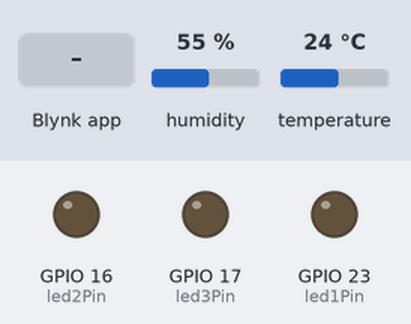
A sketch run on a simulated ESP32. Parts: output pins drawn as LEDs (lit = HIGH). The inputs (shaded band) are chosen by the test bench; at power-on: humidity 55 %, temperature 24 °C. WiFi joins after 1.5 s; servers stay silent unless stated; what the sketch prints to the serial monitor is not drawn.

Above: at 3.0 s.
3.1 s: Blynk app writes 1 to V1
At 4.3 s:
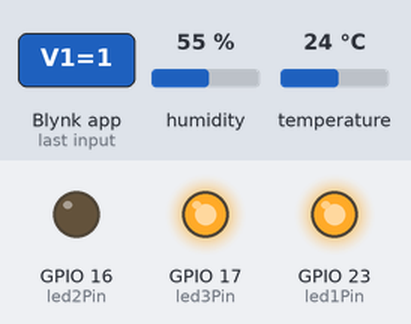
5.3 s: Blynk app writes 1 to V0
At 5.6 s:
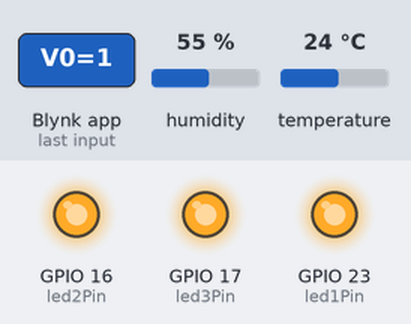
6.8 s: Blynk app writes 200 to V1
At 7.9 s:
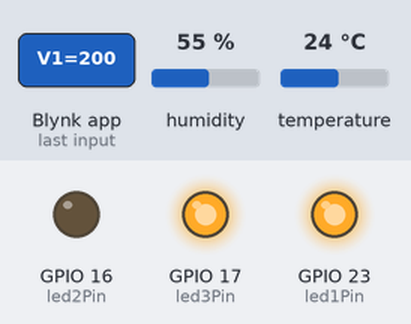
8.3 s: Blynk app writes 200 to V0
At 23.0 s:
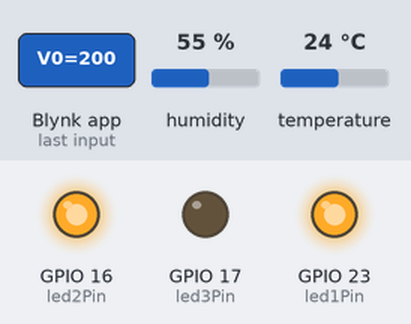
Timing chart, 0 to 23.3 s (numbered marks = the images above; inputs shaded):
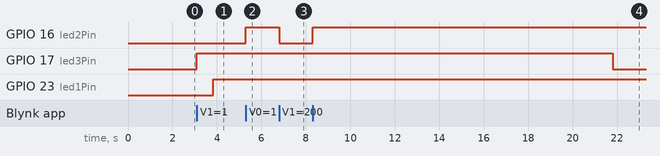

The sketch:

vent.ino
```cpp
// voeg de libraries in deze volgorde aan je code toe. Kans is vrij groot dat je anders een foutmelding krijgt
#define BLYNK_TEMPLATE_ID "user3"
#define BLYNK_TEMPLATE_NAME "user3@server.wyns.it"
#define BLYNK_PRINT Serial

#include <WiFi.h>
#include <BlynkSimpleEsp32.h>
#include <DHT.h>

/* === HARDWARE CONFIGURATIE === */
// PSEUDOCODE: Definieer fysieke aansluitingen
#define DHTPIN 4       // DHT11 data pin
#define DHTTYPE DHT11  // Sensortype
const int led1Pin = 23; // Auto-mode indicator
const int led2Pin = 16; // Handmatige modus LED
const int led3Pin = 17; // Meldings-LED (15 sec)

DHT dht(DHTPIN, DHTTYPE); // Initialiseer sensor

/* === NETWERKCONFIGURATIE === */
//Authenticatiegegevens
char auth[] = "gcuRYHN6OGti4-xxxxxxxxxxxx"; // Blynk token
char ssid[] = "x"; // WiFi netwerknaam
char pass[] = "x"; // WiFi wachtwoord

/* === GLOBALE VARIABELEN === */
//Toestandsvariabelen
float humidity, temperature; // Sensorwaarden
int humidityThreshold = 50;  // Aanpasbare drempel (%)

// PSEUDOCODE: Besturingsvariabelen
bool button1State = false;   // Knop 1 status
bool button2State = false;   // Knop 2 status
bool led2State = false;      // LED2 geheugen
unsigned long led3StartTime = 0; // Timer voor LED3
const unsigned long led3Duration = 15000; // 15 seconden

BlynkTimer timer; // Voor periodieke taken

/* === FUNCTIE: UPDATE BLYNK DATA === */
// PSEUDOCODE:
// VOER ELKE 500ms UIT:
//   1. Verzend sensorwaarden naar cloud
//   2. Verzend LED-statussen
//   3. Print debug naar serial
void updateBlynkData() {
  // Stuur sensorwaarden
  Blynk.virtualWrite(V6, humidity); // V6 = Vochtigheid
  Blynk.virtualWrite(V7, temperature); // V7 = Temperatuur

  // Stuur instellingen
  Blynk.virtualWrite(V8, humidityThreshold); // V8 = Drempel

  // Stuur LED-statussen (255=aan, 0=uit)
  Blynk.virtualWrite(V10, digitalRead(led1Pin) ? 255 : 0);
  Blynk.virtualWrite(V11, digitalRead(led2Pin) ? 255 : 0);
  Blynk.virtualWrite(V12, digitalRead(led3Pin) ? 255 : 0);

  // Debug output
  Serial.printf("Drempel: %d%%, Vochtigheid: %.1f%%, Temp: %.1f°C\n",
               humidityThreshold, humidity, temperature);
}

/* === FUNCTIE: INITIALISATIE === */

// 1. Start serial communicatie
// 2. Zet pinmodes voor LED's
// 3. Start sensor
// 4. Verbind met WiFi
// 5. Initialiseer Blynk
// 6. Stel timers in
void setup() {
  Serial.begin(115200);

  // Configureer LED-pinnen als uitvoer
  pinMode(led1Pin, OUTPUT);
  pinMode(led2Pin, OUTPUT);
  pinMode(led3Pin, OUTPUT);
  digitalWrite(led1Pin, LOW);
  digitalWrite(led2Pin, LOW);
  digitalWrite(led3Pin, LOW);

  dht.begin(); // Start DHT sensor

  //Verbind met WiFi
  Serial.print("Verbinden met WiFi...");
  WiFi.begin(ssid, pass);
  while (WiFi.status() != WL_CONNECTED) {
    delay(500);
    Serial.print(".");
  }
  Serial.println("Verbonden!");

  Blynk.begin(auth, ssid, pass, "server.wyns.it", 8081);

  // Stel periodieke taken in
  timer.setInterval(2000L, readSensorData); // Lees sensor elke 2 sec
  timer.setInterval(500L, updateBlynkData); // Update Blynk elke 0.5 sec
}

/* === HOOFDLUS === */
//
// 1. Verwerk Blynk events
// 2. Voer timertaken uit
// 3. Beheer LED3 timer
void loop() {
  Blynk.run(); // Onderhoud Blynk verbinding
  timer.run(); // Voer timertaken uit

  //  Controleer LED3 timer
  if (led3StartTime > 0 && millis() - led3StartTime >= led3Duration) {
    digitalWrite(led3Pin, LOW); // Zet LED3 uit na 15 sec
    led3StartTime = 0; // Reset timer
    updateBlynkData(); // Stuur update
  }
}

/* === FUNCTIE: LEES SENSORDATA === */
//
// 1. Lees vochtigheid en temperatuur
// 2. Als meting geldig:
//    a. Update LED1 op basis van drempel
//    b. Reset LED2 als onder drempel
void readSensorData() {
  humidity = dht.readHumidity();
  temperature = dht.readTemperature();

  if (!isnan(humidity) && !isnan(temperature)) {
    //  Regel LED1 (auto-modus)
    digitalWrite(led1Pin, humidity > humidityThreshold ? HIGH : LOW);

    //  Reset LED2 als vochtigheid te laag
    if (humidity <= humidityThreshold) led2State = false;
    digitalWrite(led2Pin, led2State ? HIGH : LOW);
  }
}

/* === BLYNK SLIDER VOOR DRIMPELWAARDE (V5) === */

// WANNEER SLIDER WORDT AANGEPAST:
//   1. Update drempelwaarde
//   2. Log nieuwe waarde
BLYNK_WRITE(V5) {
  humidityThreshold = param.asInt(); // Ontvang nieuwe waarde
  Serial.print("Nieuwe drempel: ");
  Serial.println(humidityThreshold);
}

/* === BLYNK KNOP 1 HANDLER (V0) === */

// WANNEER KNOP WORDT INGEDRUKT:
//   1. Onthoud knopstatus
//   2. Als vochtigheid > drempel:
//      a. Zet LED2 aan
//      b. Onthoud status
BLYNK_WRITE(V0) {
  button1State = param.asInt();
  if (humidity > humidityThreshold && button1State) {
    led2State = true;
    digitalWrite(led2Pin, HIGH);
  }
}

/* === BLYNK KNOP 2 HANDLER (V1) === */
// WANNEER KNOP WORDT INGEDRUKT:
//   1. Zet LED2 uit
//   2. Activeer LED3 voor 15 sec
//   3. Start timer
BLYNK_WRITE(V1) {
  if (param.asInt()) {
    led2State = false;
    digitalWrite(led2Pin, LOW);
    digitalWrite(led3Pin, HIGH);
    led3StartTime = millis(); // Start 15 sec timer
  }
}
```

Measured:
- after the input at 3.1 s, GPIO 17 (led3Pin): LOW → HIGH at once
- after the input at 5.3 s, GPIO 16 (led2Pin): LOW → HIGH at once
- after the input at 6.8 s, GPIO 16 (led2Pin): HIGH → LOW at once
- after the input at 8.3 s, GPIO 16 (led2Pin): LOW → HIGH at once
